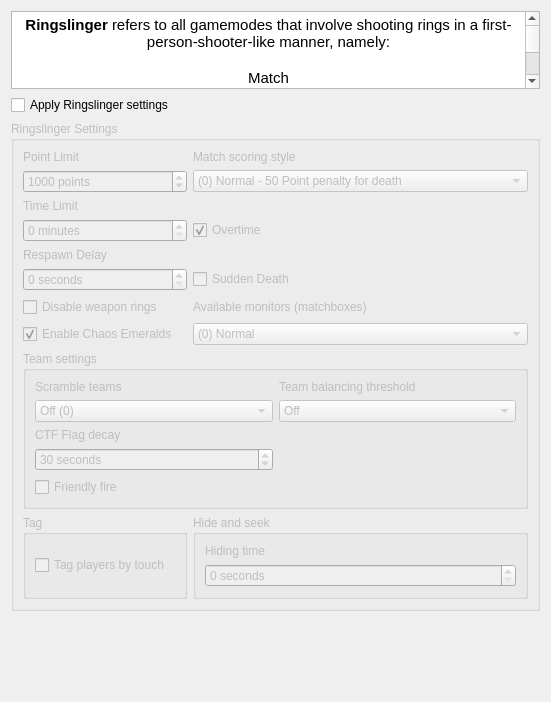
                      <widget class="QWidget" name="scrollAreaWidgetContents_3">
                       <property name="geometry">
                        <rect>
                         <x>0</x>
                         <y>0</y>
                         <width>551</width>
                         <height>702</height>
                        </rect>
                       </property>
                       <layout class="QGridLayout" name="gridLayout_18">
                        <item row="2" column="0" colspan="2">
                         <widget class="QGroupBox" name="RingslingerSettingsGroupbox">
                          <property name="enabled">
                           <bool>false</bool>
                          </property>
                          <property name="title">
                           <string>Ringslinger Settings</string>
                          </property>
                          <layout class="QGridLayout" name="gridLayout_24">
                           <item row="0" column="1">
                            <widget class="QLabel" name="label_7">
                             <property name="text">
                              <string>Match scoring style</string>
                             </property>
                            </widget>
                           </item>
                           <item row="11" column="0">
                            <widget class="QCheckBox" name="PowerstonesCheckbox">
                             <property name="text">
                              <string>Enable Chaos Emeralds</string>
                             </property>
                             <property name="checked">
                              <bool>true</bool>
                             </property>
                            </widget>
                           </item>
                           <item row="1" column="0">
                            <widget class="QSpinBox" name="PointLimitInput">
                             <property name="toolTip">
                              <string>Ringslinger score limit. 0 = no limit</string>
                             </property>
                             <property name="suffix">
                              <string> points</string>
                             </property>
                             <property name="maximum">
                              <number>999999990</number>
                             </property>
                             <property name="value">
                              <number>1000</number>
                             </property>
                            </widget>
                           </item>
                           <item row="17" column="0" colspan="2">
                            <widget class="QGroupBox" name="groupBox_13">
                             <property name="title">
                              <string>Team settings</string>
                             </property>
                             <layout class="QGridLayout" name="gridLayout_33">
                              <item row="1" column="0">
                               <widget class="QComboBox" name="ScrambleteamsCombobox">
                                <item>
                                 <property name="text">
                                  <string>Off (0)</string>
                                 </property>
                                </item>
                                <item>
                                 <property name="text">
                                  <string>Random (1)</string>
                                 </property>
                                </item>
                                <item>
                                 <property name="text">
                                  <string>Points (2)</string>
                                 </property>
                                </item>
                               </widget>
                              </item>
                              <item row="0" column="0">
                               <widget class="QLabel" name="ScrambleTeamsLabel">
                                <property name="text">
                                 <string>Scramble teams</string>
                                </property>
                               </widget>
                              </item>
                              <item row="1" column="1">
                               <widget class="QComboBox" name="AutobalanceCheckbox">
                                <item>
                                 <property name="text">
                                  <string>Off</string>
                                 </property>
                                </item>
                                <item>
                                 <property name="text">
                                  <string>1 Player</string>
                                 </property>
                                </item>
                                <item>
                                 <property name="text">
                                  <string>2 Players</string>
                                 </property>
                                </item>
                                <item>
                                 <property name="text">
                                  <string>3 Players</string>
                                 </property>
                                </item>
                                <item>
                                 <property name="text">
                                  <string>4 Players</string>
                                 </property>
                                </item>
                               </widget>
                              </item>
                              <item row="4" column="0">
                               <widget class="QCheckBox" name="FriendlyfireCheckbox">
                                <property name="text">
                                 <string>Friendly fire</string>
                                </property>
                               </widget>
                              </item>
                              <item row="3" column="0">
                               <widget class="QSpinBox" name="FlagtimeInput">
                                <property name="suffix">
                                 <string> seconds</string>
                                </property>
                                <property name="maximum">
                                 <number>300</number>
                                </property>
                                <property name="value">
                                 <number>30</number>
                                </property>
                               </widget>
                              </item>
                              <item row="0" column="1">
                               <widget class="QLabel" name="label_5">
                                <property name="text">
                                 <string>Team balancing threshold</string>
                                </property>
                               </widget>
                              </item>
                              <item row="2" column="0">
                               <widget class="QLabel" name="label_10">
                                <property name="text">
                                 <string>CTF Flag decay</string>
                                </property>
                               </widget>
                              </item>
                             </layout>
                            </widget>
                           </item>
                           <item row="3" column="0">
                            <widget class="QLabel" name="TimeLimitLabel">
                             <property name="text">
                              <string>Time Limit</string>
                             </property>
                            </widget>
                           </item>
                           <item row="0" column="0">
                            <widget class="QLabel" name="PointLimitLabel">
                             <property name="text">
                              <string>Point Limit</string>
                             </property>
                            </widget>
                           </item>
                           <item row="1" column="1">
                            <widget class="QComboBox" name="MatchscoringCombobox">
                             <item>
                              <property name="text">
                               <string>(0) Normal - 50 Point penalty for death</string>
                              </property>
                             </item>
                             <item>
                              <property name="text">
                               <string>(1) Classic - No death penalty; 25 points for shield break</string>
                              </property>
                             </item>
                            </widget>
                           </item>
                           <item row="7" column="1">
                            <widget class="QLabel" name="label_11">
                             <property name="text">
                              <string>Available monitors (matchboxes)</string>
                             </property>
                            </widget>
                           </item>
                           <item row="7" column="0">
                            <widget class="QCheckBox" name="DisableWeaponsToggle">
                             <property name="minimumSize">
                              <size>
                               <width>0</width>
                               <height>0</height>
                              </size>
                             </property>
                             <property name="text">
                              <string>Disable weapon rings</string>
                             </property>
                            </widget>
                           </item>
                           <item row="5" column="0">
                            <widget class="QLabel" name="label_3">
                             <property name="text">
                              <string>Respawn Delay</string>
                             </property>
                            </widget>
                           </item>
                           <item row="4" column="1">
                            <widget class="QCheckBox" name="OvertimeCheckbox">
                             <property name="text">
                              <string>Overtime</string>
                             </property>
                             <property name="checked">
                              <bool>true</bool>
                             </property>
                            </widget>
                           </item>
                           <item row="19" column="0">
                            <widget class="QGroupBox" name="groupBox_9">
                             <property name="title">
                              <string>Tag</string>
                             </property>
                             <layout class="QGridLayout" name="gridLayout_30">
                              <item row="0" column="0">
                               <widget class="QCheckBox" name="TouchtagCheckbox">
                                <property name="text">
                                 <string>Tag players by touch</string>
                                </property>
                               </widget>
                              </item>
                             </layout>
                            </widget>
                           </item>
                           <item row="6" column="0">
                            <widget class="QSpinBox" name="RespawndelayInput">
                             <property name="suffix">
                              <string> seconds</string>
                             </property>
                             <property name="maximum">
                              <number>999999990</number>
                             </property>
                             <property name="value">
                              <number>0</number>
                             </property>
                            </widget>
                           </item>
                           <item row="4" column="0">
                            <widget class="QSpinBox" name="TimeLimitInput">
                             <property name="toolTip">
                              <string>Time limit in minutes. 0 = no limit</string>
                             </property>
                             <property name="suffix">
                              <string> minutes</string>
                             </property>
                             <property name="maximum">
                              <number>30</number>
                             </property>
                            </widget>
                           </item>
                           <item row="11" column="1">
                            <widget class="QComboBox" name="MatchboxesCombobox">
                             <item>
                              <property name="text">
                               <string>(0) Normal</string>
                              </property>
                             </item>
                             <item>
                              <property name="text">
                               <string>(1) Random monitors</string>
                              </property>
                             </item>
                             <item>
                              <property name="text">
                               <string>(2) Teleporter monitors</string>
                              </property>
                             </item>
                             <item>
                              <property name="text">
                               <string>(3) No monitors</string>
                              </property>
                             </item>
                            </widget>
                           </item>
                           <item row="6" column="1">
                            <widget class="QCheckBox" name="SuddenDeathToggle">
                             <property name="minimumSize">
                              <size>
                               <width>0</width>
                               <height>0</height>
                              </size>
                             </property>
                             <property name="text">
                              <string>Sudden Death</string>
                             </property>
                            </widget>
                           </item>
                           <item row="19" column="1">
                            <widget class="QGroupBox" name="groupBox_12">
                             <property name="title">
                              <string>Hide and seek</string>
                             </property>
                             <layout class="QVBoxLayout" name="verticalLayout_20">
                              <item>
                               <widget class="QLabel" name="label_4">
                                <property name="text">
                                 <string>Hiding time</string>
                                </property>
                               </widget>
                              </item>
                              <item>
                               <widget class="QSpinBox" name="HidetimeInput">
                                <property name="suffix">
                                 <string> seconds</string>
                                </property>
                                <property name="maximum">
                                 <number>999999990</number>
                                </property>
                                <property name="value">
                                 <number>0</number>
                                </property>
                               </widget>
                              </item>
                             </layout>
                            </widget>
                           </item>
                          </layout>
                         </widget>
                        </item>
                        <item row="1" column="0">
                         <widget class="QCheckBox" name="RingslingerSettingsCheckbox">
                          <property name="text">
                           <string>Apply Ringslinger settings</string>
                          </property>
                         </widget>
                        </item>
                        <item row="0" column="0" colspan="2">
                         <widget class="QTextEdit" name="textEdit_2">
                          <property name="html">
                           <string>&lt;!DOCTYPE HTML PUBLIC &quot;-//W3C//DTD HTML 4.0//EN&quot; &quot;http://www.w3.org/TR/REC-html40/strict.dtd&quot;&gt;
&lt;html&gt;&lt;head&gt;&lt;meta name=&quot;qrichtext&quot; content=&quot;1&quot; /&gt;&lt;meta charset=&quot;utf-8&quot; /&gt;&lt;style type=&quot;text/css&quot;&gt;
p, li { white-space: pre-wrap; }
hr { height: 1px; border-width: 0; }
li.unchecked::marker { content: &quot;\2610&quot;; }
li.checked::marker { content: &quot;\2612&quot;; }
&lt;/style&gt;&lt;/head&gt;&lt;body style=&quot; font-family:'Atkinson Hyperlegible'; font-size:10pt; font-weight:400; font-style:normal;&quot;&gt;
&lt;p align=&quot;center&quot; style=&quot; margin-top:0px; margin-bottom:0px; margin-left:0px; margin-right:0px; -qt-block-indent:0; text-indent:0px;&quot;&gt;&lt;span style=&quot; font-family:'CMU Serif Medium'; font-size:11pt; font-weight:600;&quot;&gt;Ringslinger&lt;/span&gt;&lt;span style=&quot; font-family:'CMU Serif Medium'; font-size:11pt;&quot;&gt; refers to all gamemodes that involve shooting rings in a first-person-shooter-like manner, namely:&lt;/span&gt;&lt;/p&gt;
&lt;p align=&quot;center&quot; style=&quot;-qt-paragraph-type:empty; margin-top:0px; margin-bottom:0px; margin-left:0px; margin-right:0px; -qt-block-indent:0; text-indent:0px; font-family:'CMU Serif Medium'; font-size:11pt;&quot;&gt;&lt;br /&gt;&lt;/p&gt;
&lt;p align=&quot;center&quot; style=&quot; margin-top:0px; margin-bottom:0px; margin-left:0px; margin-right:0px; -qt-block-indent:0; text-indent:0px;&quot;&gt;&lt;span style=&quot; font-family:'CMU Serif Medium'; font-size:11pt;&quot;&gt;Match&lt;/span&gt;&lt;/p&gt;
&lt;p align=&quot;center&quot; style=&quot; margin-top:0px; margin-bottom:0px; margin-left:0px; margin-right:0px; -qt-block-indent:0; text-indent:0px;&quot;&gt;&lt;span style=&quot; font-family:'CMU Serif Medium'; font-size:11pt;&quot;&gt;Team Match&lt;/span&gt;&lt;/p&gt;
&lt;p align=&quot;center&quot; style=&quot; margin-top:0px; margin-bottom:0px; margin-left:0px; margin-right:0px; -qt-block-indent:0; text-indent:0px;&quot;&gt;&lt;span style=&quot; font-family:'CMU Serif Medium'; font-size:11pt;&quot;&gt;Tag&lt;/span&gt;&lt;/p&gt;
&lt;p align=&quot;center&quot; style=&quot; margin-top:0px; margin-bottom:0px; margin-left:0px; margin-right:0px; -qt-block-indent:0; text-indent:0px;&quot;&gt;&lt;span style=&quot; font-family:'CMU Serif Medium'; font-size:11pt;&quot;&gt;Hide and Seek&lt;/span&gt;&lt;/p&gt;
&lt;p align=&quot;center&quot; style=&quot; margin-top:0px; margin-bottom:0px; margin-left:0px; margin-right:0px; -qt-block-indent:0; text-indent:0px;&quot;&gt;&lt;span style=&quot; font-family:'CMU Serif Medium'; font-size:11pt;&quot;&gt;Capture The Flag&lt;/span&gt;&lt;/p&gt;&lt;/body&gt;&lt;/html&gt;</string>
                          </property>
                         </widget>
                        </item>
                        <item row="3" column="0">
                         <spacer name="verticalSpacer_4">
                          <property name="orientation">
                           <enum>Qt::Orientation::Vertical</enum>
                          </property>
                          <property name="sizeHint" stdset="0">
                           <size>
                            <width>20</width>
                            <height>193</height>
                           </size>
                          </property>
                         </spacer>
                        </item>
                       </layout>
                      </widget>
